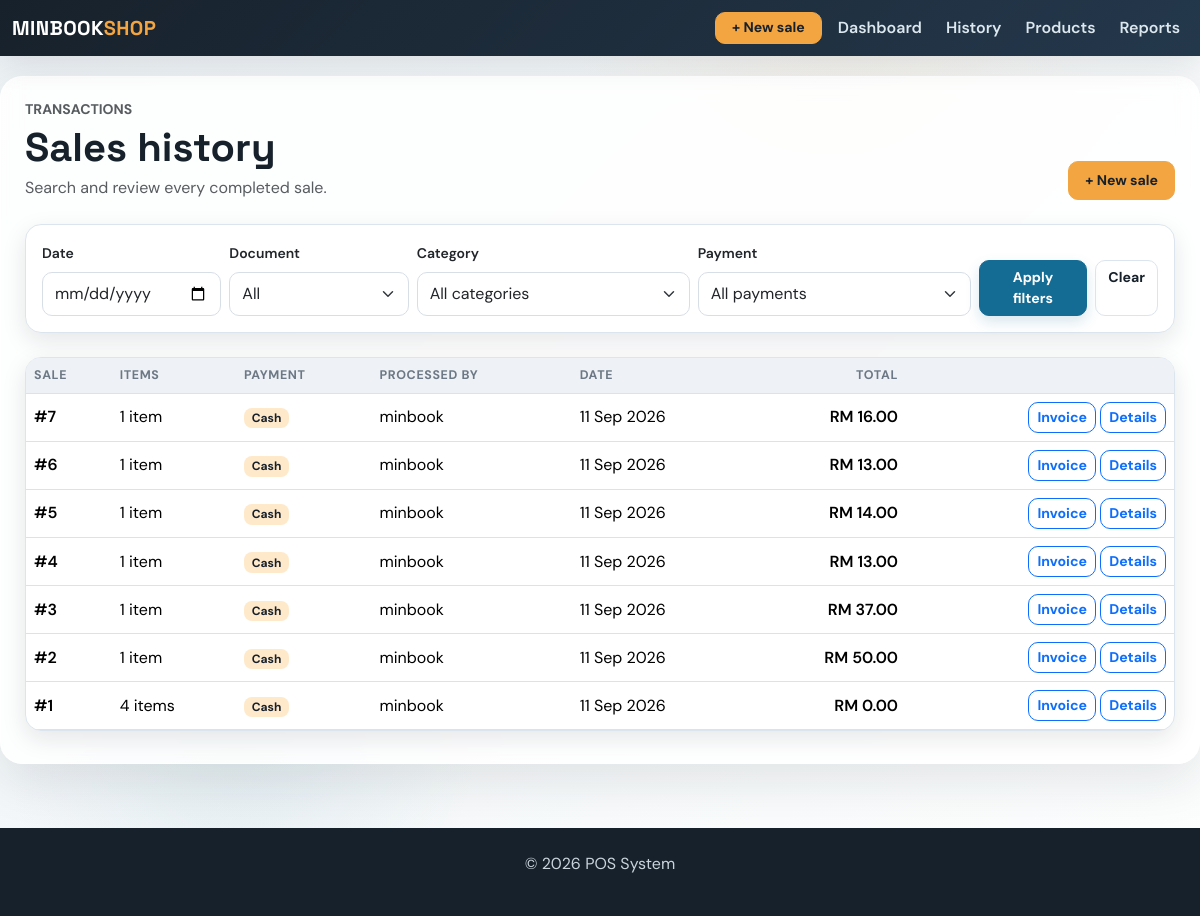
Before: /sales with the older database file.
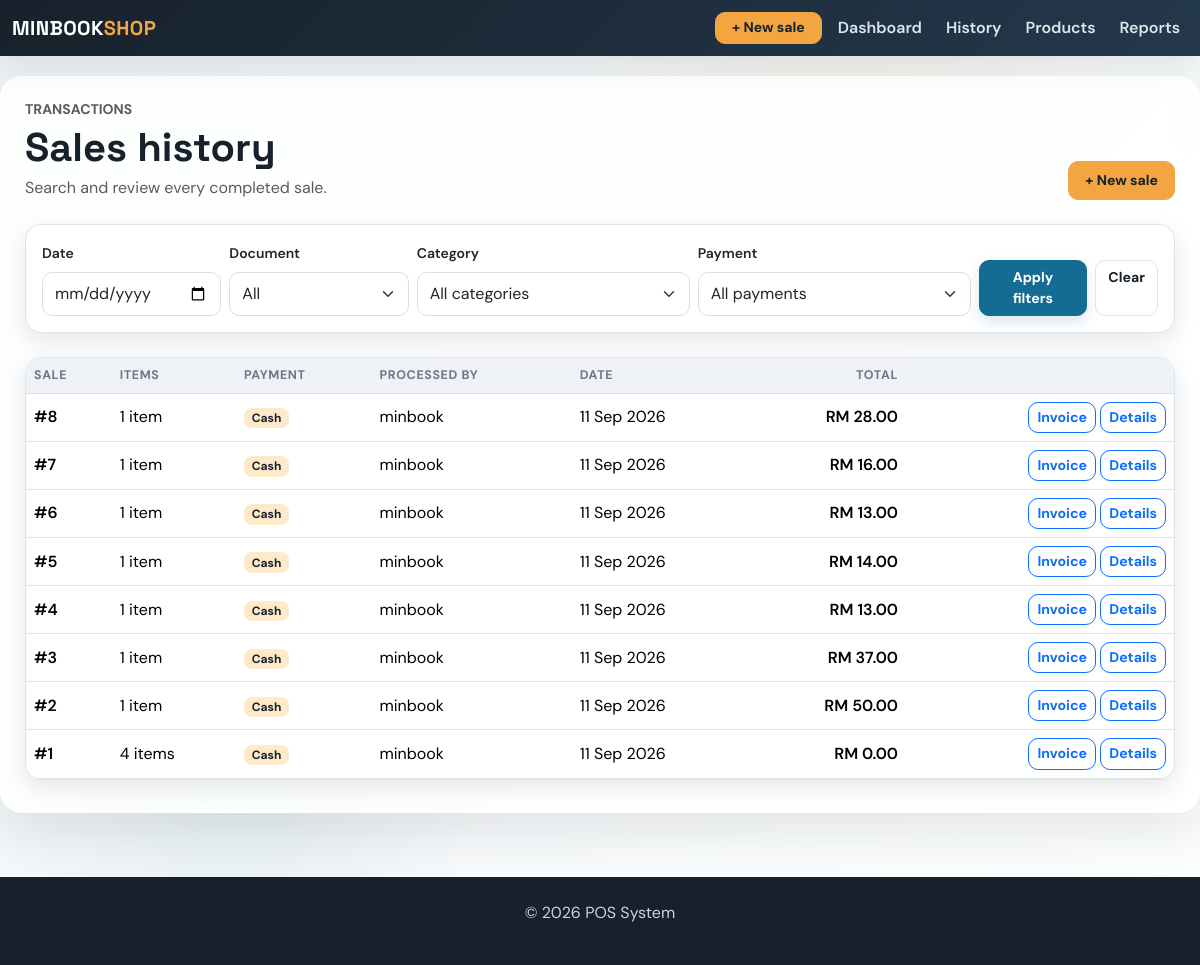
After: the same page with the newer database file.
### app/models.py (models this page shows, shortened)
class Sale(db.Model):
    id = db.Column(db.Integer, primary_key=True)
    amount = db.Column(db.Float, nullable=False)
    date = db.Column(db.Date, default=datetime.utcnow)
    user_id = db.Column(db.Integer, db.ForeignKey('user.id'), nullable=False)  # ForeignKey to User
    user = db.relationship('User', backref=db.backref('sales', lazy=True))  # Relationship with User
    product_id = db.Column(db.Integer, db.ForeignKey('product.id'), nullable=True)  # Legacy first product
    product = db.relationship('Product', backref=db.backref('sales', lazy=True))  # Relationship with Product
    quantity = db.Column(db.Integer, nullable=True)  # Legacy total quantity
    payment_method = db.Column(db.String(20), nullable=False, default='Cash')
    customer_name = db.Column(db.String(120), nullable=True)
    document_type = db.Column(db.String(20), nullable=False, default='receipt')
    discount = db.Column(db.Float, nullable=False, default=0.00)
    deposit = db.Column(db.Float, nullable=False, default=0.00)
    items = db.relationship('SaleItem', back_populates='sale', cascade='all, delete-orphan')

class User(db.Model):
    id = db.Column(db.Integer, primary_key=True)
    username = db.Column(db.String(100), unique=True, nullable=False)
    email = db.Column(db.String(120), unique=True, nullable=False)
    password = db.Column(db.String(200), nullable=False)
    role = db.Column(db.String(50), default='cashier')  # can be admin, manager, cashier

### app/routes.py (the view)
@main.route('/sales', methods=['GET', 'POST'])
def sales():
    sales_query = Sale.query.order_by(Sale.id.desc())
    filter_date = request.args.get('filter_date', '')
    filter_category = request.args.get('category', '')
    filter_payment = request.args.get('payment_method', '')
    filter_document_type = (request.args.get('document_type', '') or '').lower().strip()
    if filter_document_type in {'receipt', 'invoice'}:
        sales_query = sales_query.filter(Sale.document_type == filter_document_type)
    if filter_date:
        sales_query = sales_query.filter(Sale.date == filter_date)
    if filter_category in SALE_CATEGORIES:
        sales_query = sales_query.filter(Sale.items.any(SaleItem.category == filter_category))
    if filter_payment in PAYMENT_METHODS:
        sales_query = sales_query.filter(Sale.payment_method == filter_payment)
    return render_template('sales.html', sales=sales_query.all(), categories=SALE_CATEGORIES,
                           payment_methods=PAYMENT_METHODS, selected_document_type=filter_document_type)

### app/routes.py (called while the page is built)
@main.app_context_processor
def inject_now():
    return {'current_year': datetime.now().year}

### app/templates/sales.html (shortened to what this page needs)
{% extends 'base.html' %}
{% block content %}
<div class="d-flex flex-wrap justify-content-between align-items-end gap-3 mb-4"><div><p class="text-uppercase text-muted small fw-bold mb-1">Transactions</p><h1 class="mb-1">Sales history</h1><p class="text-muted mb-0">Search and review every completed sale.</p></div><a href="{{ url_for('main.add_sale') }}" class="btn btn-warning btn-lg">+ New sale</a></div>
<div class="card mb-4"><div class="card-body"><form method="GET" class="row g-2 align-items-end"><div class="col-md-2"><label class="form-label small fw-semibold">Date</label><input type="date" name="filter_date" value="{{ request.args.get('filter_date', '') }}" class="form-control"></div><div class="col-md-2"><label class="form-label small fw-semibold">Document</label><select name="document_type" class="form-select"><option value="">All</option></select></div><div class="col-md-3"><label class="form-label small fw-semibold">Category</label><select name="category" class="form-select"><option value="">All categories</option></select></div><div class="col-md-3"><label class="form-label small fw-semibold">Payment</label><select name="payment_method" class="form-select"><option value="">All payments</option></select></div><div class="col-md-2 d-flex gap-2"><button class="btn btn-primary flex-grow-1">Apply filters</button><a href="{{ url_for('main.sales') }}" class="btn btn-outline-secondary">Clear</a></div></form></div></div>
<div class="card"><div class="table-responsive"><table class="table mb-0"><thead><tr><th>Sale</th><th>Items</th><th>Payment</th><th>Processed by</th><th>Date</th><th class="text-end">Total</th><th></th></tr></thead><tbody>{% for sale in sales %}<tr><td class="fw-semibold">#{{ sale.id }}</td><td>{{ sale.items|length }} item{{ '' if sale.items|length == 1 else 's' }}</td><td><span class="badge text-bg-light">{{ sale.payment_method }}</span></td><td>{{ sale.user.username if sale.user else 'ShopPOS' }}</td><td>{{ sale.date.strftime('%d %b %Y') }}</td><td class="text-end fw-semibold">RM {{ '{:,.2f}'.format(sale.amount) }}</td><td class="text-end">{% if sale.document_type == 'invoice' %}<a href="{{ url_for('main.invoice', sale_id=sale.id) }}" class="btn btn-sm btn-outline-primary" target="_blank">Invoice</a>{% else %}<a href="{{ url_for('main.receipt', sale_id=sale.id) }}" class="btn btn-sm btn-outline-success" target="_blank">Receipt</a>{% endif %} <a href="{{ url_for('main.view_sale', sale_id=sale.id) }}" class="btn btn-sm btn-outline-primary">Details</a></td></tr>{% else %}<tr><td colspan="7" class="text-center text-muted py-5">No sales match these filters.</td></tr>{% endfor %}</tbody></table></div></div>
{% endblock %}

Changed rows visible on the page:
added Sale: id "8", items|length "1", payment_method "Cash", user "minbook", date "11 Sep 2026", amount "28.00"
